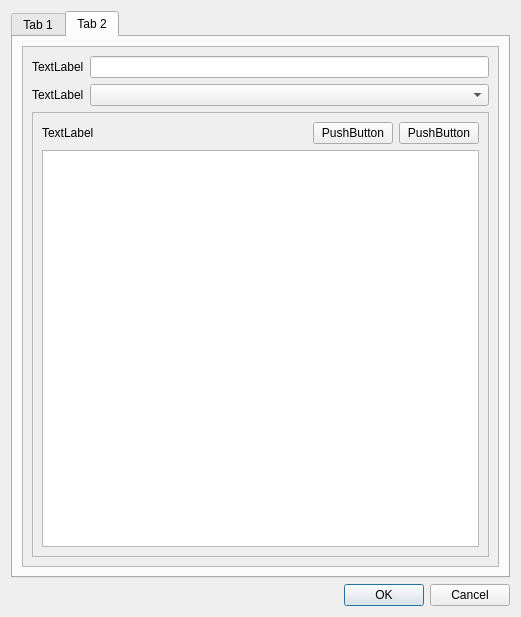
<?xml version="1.0" encoding="UTF-8"?>
<ui version="4.0">
 <class>DataDrivenInputMask</class>
 <widget class="QDialog" name="DataDrivenInputMask">
  <property name="windowModality">
   <enum>Qt::ApplicationModal</enum>
  </property>
  <property name="geometry">
   <rect>
    <x>0</x>
    <y>0</y>
    <width>521</width>
    <height>617</height>
   </rect>
  </property>
  <property name="windowTitle">
   <string>DataDrivenInputMask</string>
  </property>
  <layout class="QVBoxLayout" name="verticalLayout">
   <item>
    <widget class="QTabWidget" name="mainTab">
     <property name="currentIndex">
      <number>1</number>
     </property>
     <widget class="QWidget" name="tab">
      <attribute name="title">
       <string>Tab 1</string>
      </attribute>
      <layout class="QGridLayout" name="gridLayout">
       <item row="0" column="0">
        <widget class="QToolBox" name="toolBox">
         <property name="currentIndex">
          <number>1</number>
         </property>
         <widget class="QWidget" name="ToolBoxPage1">
          <property name="geometry">
           <rect>
            <x>0</x>
            <y>0</y>
            <width>178</width>
            <height>133</height>
           </rect>
          </property>
          <attribute name="label">
           <string>Page 1</string>
          </attribute>
          <layout class="QFormLayout" name="formLayout">
           <item row="0" column="0">
            <widget class="QLabel" name="txlLabel">
             <property name="text">
              <string>TextLabel</string>
             </property>
            </widget>
           </item>
           <item row="0" column="1">
            <widget class="QLineEdit" name="lineEdit">
             <property name="toolTip">
              <string>myToolTip</string>
             </property>
            </widget>
           </item>
           <item row="1" column="0">
            <widget class="QLabel" name="cbxLabel">
             <property name="text">
              <string>TextLabel</string>
             </property>
            </widget>
           </item>
           <item row="1" column="1">
            <widget class="QComboBox" name="comboBox"/>
           </item>
           <item row="2" column="1">
            <widget class="QDateEdit" name="dateEdit">
             <property name="displayFormat">
              <string>dd.MM.yyyy</string>
             </property>
             <property name="calendarPopup">
              <bool>true</bool>
             </property>
            </widget>
           </item>
           <item row="3" column="1">
            <widget class="QCheckBox" name="checkBox">
             <property name="text">
              <string/>
             </property>
             <property name="tristate">
              <bool>true</bool>
             </property>
            </widget>
           </item>
           <item row="3" column="0">
            <widget class="QLabel" name="label">
             <property name="text">
              <string>TextLabel</string>
             </property>
            </widget>
           </item>
          </layout>
         </widget>
         <widget class="QWidget" name="ToolBoxPage2">
          <property name="geometry">
           <rect>
            <x>0</x>
            <y>0</y>
            <width>481</width>
            <height>456</height>
           </rect>
          </property>
          <attribute name="label">
           <string>Page 2</string>
          </attribute>
          <layout class="QGridLayout" name="gridLayout_2">
           <item row="0" column="0">
            <widget class="QTableWidget" name="tableWidget">
             <property name="selectionMode">
              <enum>QAbstractItemView::SingleSelection</enum>
             </property>
             <property name="selectionBehavior">
              <enum>QAbstractItemView::SelectRows</enum>
             </property>
            </widget>
           </item>
          </layout>
         </widget>
        </widget>
       </item>
      </layout>
     </widget>
     <widget class="QWidget" name="tab_2">
      <attribute name="title">
       <string>Tab 2</string>
      </attribute>
      <layout class="QGridLayout" name="gridLayout_3">
       <item row="0" column="0">
        <widget class="QScrollArea" name="scrollArea">
         <property name="widgetResizable">
          <bool>true</bool>
         </property>
         <widget class="QWidget" name="scrollAreaWidgetContents">
          <property name="geometry">
           <rect>
            <x>0</x>
            <y>0</y>
            <width>479</width>
            <height>514</height>
           </rect>
          </property>
          <layout class="QFormLayout" name="formLayout_2">
           <item row="0" column="0">
            <widget class="QLabel" name="label_2">
             <property name="text">
              <string>TextLabel</string>
             </property>
            </widget>
           </item>
           <item row="0" column="1">
            <widget class="QLineEdit" name="lineEdit_2"/>
           </item>
           <item row="1" column="0">
            <widget class="QLabel" name="label_3">
             <property name="text">
              <string>TextLabel</string>
             </property>
            </widget>
           </item>
           <item row="1" column="1">
            <widget class="QComboBox" name="comboBox_2"/>
           </item>
           <item row="2" column="0" colspan="2">
            <widget class="QFrame" name="frame">
             <property name="frameShape">
              <enum>QFrame::StyledPanel</enum>
             </property>
             <property name="frameShadow">
              <enum>QFrame::Raised</enum>
             </property>
             <layout class="QVBoxLayout" name="verticalLayout_2">
              <item>
               <layout class="QHBoxLayout" name="horizontalLayout">
                <item>
                 <widget class="QLabel" name="label_4">
                  <property name="text">
                   <string>TextLabel</string>
                  </property>
                 </widget>
                </item>
                <item>
                 <spacer name="horizontalSpacer">
                  <property name="orientation">
                   <enum>Qt::Horizontal</enum>
                  </property>
                  <property name="sizeHint" stdset="0">
                   <size>
                    <width>40</width>
                    <height>20</height>
                   </size>
                  </property>
                 </spacer>
                </item>
                <item>
                 <widget class="QPushButton" name="pushButton">
                  <property name="text">
                   <string>PushButton</string>
                  </property>
                 </widget>
                </item>
                <item>
                 <widget class="QPushButton" name="pushButton_2">
                  <property name="text">
                   <string>PushButton</string>
                  </property>
                 </widget>
                </item>
               </layout>
              </item>
              <item>
               <widget class="QTableWidget" name="tableWidget_2">
                <property name="editTriggers">
                 <set>QAbstractItemView::NoEditTriggers</set>
                </property>
                <property name="sortingEnabled">
                 <bool>true</bool>
                </property>
               </widget>
              </item>
             </layout>
            </widget>
           </item>
          </layout>
         </widget>
        </widget>
       </item>
      </layout>
     </widget>
    </widget>
   </item>
   <item>
    <widget class="QDialogButtonBox" name="buttonBox">
     <property name="orientation">
      <enum>Qt::Horizontal</enum>
     </property>
     <property name="standardButtons">
      <set>QDialogButtonBox::Cancel|QDialogButtonBox::Ok</set>
     </property>
    </widget>
   </item>
  </layout>
 </widget>
 <resources/>
 <connections>
  <connection>
   <sender>buttonBox</sender>
   <signal>accepted()</signal>
   <receiver>DataDrivenInputMask</receiver>
   <slot>accept()</slot>
   <hints>
    <hint type="sourcelabel">
     <x>248</x>
     <y>254</y>
    </hint>
    <hint type="destinationlabel">
     <x>157</x>
     <y>274</y>
    </hint>
   </hints>
  </connection>
  <connection>
   <sender>buttonBox</sender>
   <signal>rejected()</signal>
   <receiver>DataDrivenInputMask</receiver>
   <slot>reject()</slot>
   <hints>
    <hint type="sourcelabel">
     <x>316</x>
     <y>260</y>
    </hint>
    <hint type="destinationlabel">
     <x>286</x>
     <y>274</y>
    </hint>
   </hints>
  </connection>
 </connections>
</ui>
